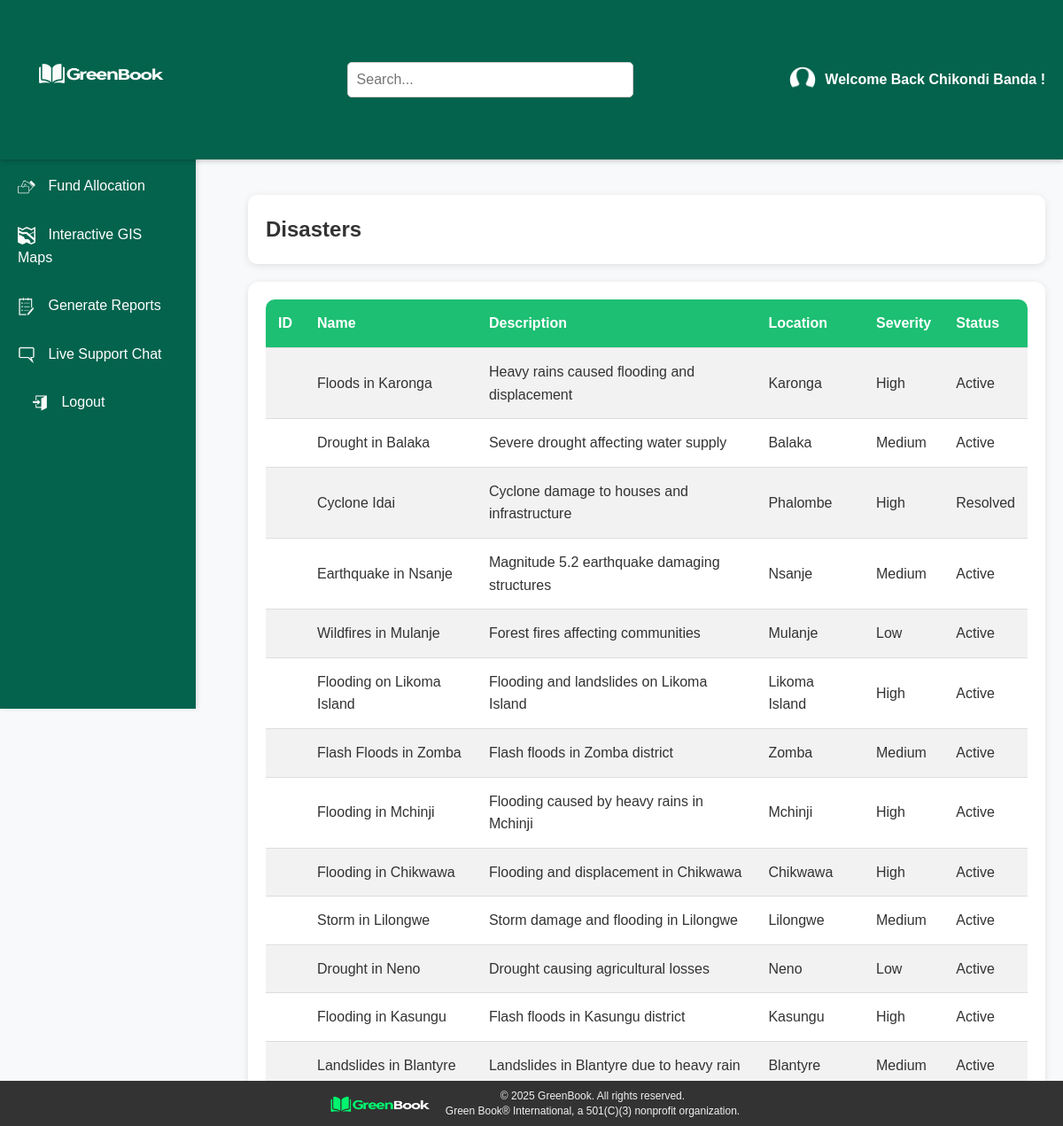
The page /view_disasters (signed in) on the database its author committed.
### models.py (models this page shows, shortened)
class Users(db.Model, UserMixin):
    user_id = db.Column(db.Integer, primary_key=True)
    name = db.Column(db.String(100), nullable=False)
    email = db.Column(db.String(120), unique=True, nullable=False)
    password = db.Column(db.String(255), nullable=False)
    role = db.Column(db.String(50), nullable=False)
    phone = db.Column(db.String(50), nullable=True)
    latitude = db.Column(db.Float, nullable=True)
    longitude = db.Column(db.Float, nullable=True)
    created_at = db.Column(db.DateTime, default=datetime.utcnow)
    updated_at = db.Column(db.DateTime, default=datetime.utcnow)

class Disaster(db.Model):
    disaster_id = db.Column(db.Integer, primary_key=True)
    name = db.Column(db.String(100), nullable=False)
    description = db.Column(db.String(255), nullable=False)
    location = db.Column(db.String(100))
    severity = db.Column(db.String(50))
    status = db.Column(db.String(50), default='active')  # Default status is 'active'
    created_at = db.Column(db.DateTime, default=datetime.utcnow)  # Add created_at column
    updated_at = db.Column(db.DateTime, default=datetime.utcnow,
                           onupdate=datetime.utcnow)  # Auto-updating timestamp on record update
    date_occurred = db.Column(db.DateTime, nullable=False)  # Required field, no default
    beneficiaries = db.relationship('Beneficiary', backref='disaster', lazy=True)

### routes.py (the view)
@routes.route("/view_disasters")
@login_required
def view_disasters():
    disasters = Disaster.query.all()
    return render_template('view_disasters.html', disasters=disasters)

### app.py (called while the page is built)
@login_manager.user_loader
def load_user(user_id):
    return db.session.get(Users, int(user_id))

### templates/view_disasters.html (shortened to what this page needs)
{% extends "base.html" %}
{% block content %}
<div class="dashboard-header">
    <h2>Disasters</h2>
</div>
<div class="dashboard-card">
    <table>
        <tr>
            <th>ID</th>
            <th>Name</th>
            <th>Description</th>
            <th>Location</th>
            <th>Severity</th>
            <th>Status</th>
        </tr>
        {% for disaster in disasters %}
        <tr>
            <td>{{ disaster.id }}</td>
            <td>{{ disaster.name }}</td>
            <td>{{ disaster.description }}</td>
            <td>{{ disaster.location }}</td>
            <td>{{ disaster.severity }}</td>
            <td>{{ disaster.status }}</td>
        </tr>
        {% endfor %}
    </table>
</div>
{% endblock %}

### templates/base.html (shortened to what this page needs)
<!DOCTYPE html>
<html lang="en">
<head>
  <link rel="stylesheet" href="{{ url_for('static', filename='css/styles/style.css') }}">
</head>
<body>
   <header class="navbar">
    <div class="logo-container">
      <h1>
        <a href="{{ url_for('routes.home') }}">
          <img src="{{ url_for('static', filename='images/Logo.png') }}" alt="GreenBook Logo" style="height:150px; vertical-align: middle; margin-right:20px;">
        </a>
      </h1>
    </div>
    <div class="search-container">
      <input type="text" placeholder="Search..." class="search-bar">
    </div>
    <nav class="nav-links">
      <ul>
        {% if current_user.is_authenticated %}
          <li><a href="{{ url_for('routes.home') }}">
             <p style="font-weight: bold; display: flex; align-items: center;">
              <img src="{{ url_for('static', filename='images/profile_icon.png') }}" alt="Profile Image" style="height: 30px; width: 30px; border-radius: 50%; margin-right: 10px;">
              Welcome Back {{ current_user.name }} !
            </p>
          </a></li>
        {% else %}
          <li><a href="{{ url_for('routes.login') }}">Login</a></li>
          <li><a href="{{ url_for('routes.register') }}">Register</a></li>
        {% endif %}
      </ul>
    </nav>
  </header>
  <div class="main-wrapper">
<aside class="sidebar">
  <div class="sidebar-content">
    {% if current_user.is_authenticated %}
      {% if current_user.role == 'admin' %}
        <ul>
          <li><a href="{{ url_for('routes.admin_Dashboard') }}">
          </a></li>
          <li><a href="{{ url_for('routes.view_disasters') }}">
          </a></li>
          <li><a href="{{ url_for('routes.view_funds') }}">
            <img src="{{ url_for('static', filename='images/fund_icon.png') }}" alt="Fund Icon" style="height:20px; width:20px; vertical-align: middle; margin-right: 10px;">
            Fund Allocation
          </a></li>
          <li><a href="{{ url_for('routes.view_gis_maps') }}">
            <img src="{{ url_for('static', filename='images/gis_icon.png') }}" alt="GIS Icon" style="height:20px; width:20px; vertical-align: middle; margin-right: 10px;">
            Interactive GIS Maps
          </a></li>
          <li><a href="{{ url_for('routes.view_reports') }}">
            <img src="{{ url_for('static', filename='images/report_icon.png') }}" alt="Report Icon" style="height:20px; width:20px; vertical-align: middle; margin-right: 10px;">
            Generate Reports
          </a></li>
          <li><a href="{{ url_for('routes.chat') }}">
            <img src="{{ url_for('static', filename='images/chat_icon.png') }}" alt="Chat Icon" style="height:20px; width:20px; vertical-align: middle; margin-right: 10px;">
            Live Support Chat
          </a></li>
        </ul>
      {% endif %}
      <div class="user-info">
        <a href="{{ url_for('routes.logout') }}">
          <img src="{{ url_for('static', filename='images/logout_icon.png') }}" alt="Logout Icon" style="height:20px; width:20px; vertical-align: middle; margin-right: 10px;">
          Logout
        </a>
      </div>
    {% endif %}
  </div>
</aside>
    <main>
      <div class="container">
        {% block content %}{% endblock %}
      </div>
    </main>
  </div>
  <footer>
    <div class="footer-content">
      <div class="footer-logo">
        <img src="{{ url_for('static', filename='images/footer logo .png') }}" alt="GreenBook Logo" class="logo">
      </div>
      <div class="footer-text">
        <p>&copy; 2025 GreenBook. All rights reserved.</p>
        <p>Green Book® International, a 501(C)(3) nonprofit organization.</p>
      </div>
    </div>
  </footer>
</body>
</html>

### static/css/styles/style.css (style rules this page uses)
:root { --primary-color: #04634D; --secondary-color: #1DBF73; --light-bg: #F8F9FA; --dark-text: #333; --white: #fff; --font-family: 'Poppins', sans-serif; --transition-speed: 0.3s; --border-radius: 5px; --box-shadow: 0 2px 5px rgba(0, 0, 0, 0.2); }
* { margin: 0; padding: 0; box-sizing: border-box; font-family: var(--font-family); scroll-behavior: smooth; }
body { background-color: var(--light-bg); color: var(--dark-text); height: 100vh; line-height: 1.6; font-size: 16px; overflow-x: hidden; }
.navbar { background-color: var(--primary-color); display: flex; justify-content: space-between; align-items: center; padding: 15px 20px; color: var(--white); box-shadow: 0 2px 5px rgba(0, 0, 0, 0.2); position: relative; z-index: 10; }
.navbar a { text-decoration: none; color: var(--white); font-weight: 500; padding: 10px 15px; margin: 0 5px; transition: background var(--transition-speed) ease, transform 0.2s ease; }
.logo-container h1 { margin: 0; }
.search-container { flex-grow: 1; display: flex; justify-content: center; }
.search-bar { padding: 10px; border: 1px solid #ccc; border-radius: 5px; width: 50%; max-width: 400px; }
.nav-links ul { list-style: none; display: flex; margin: 0; padding: 0; }
.nav-links li { margin-left: 15px; }
.sidebar { width: 221px; height: 100vh; background-color: var(--primary-color); padding: 20px; color: var(--white); position: fixed; left: 0; top: 0; display: flex; flex-direction: column; transition: all var(--transition-speed) ease; overflow-y: auto; box-shadow: 2px 0 5px rgba(0, 0, 0, 0.1); z-index: 5; }
@media (min-width: 1024px) { .sidebar { display: flex; } }
.sidebar a { color: var(--white); text-decoration: none; padding: 12px 15px; margin: 5px 0; border-radius: var(--border-radius); display: block; transition: background var(--transition-speed) ease, transform 0.2s ease; }
.sidebar ul, .sidebar li a { list-style-type: none; padding-left: 0; }
.container { margin-left: 260px; padding: 20px; }
.dashboard-header { display: flex; justify-content: space-between; align-items: center; background-color: var(--white); padding: 20px; margin: 20px 0; border-radius: 10px; box-shadow: 0 2px 8px rgba(0, 0, 0, 0.1); }
.dashboard-card { background-color: var(--white); padding: 20px; border-radius: 12px; box-shadow: 0 2px 8px rgba(0, 0, 0, 0.1); text-align: center; transition: transform var(--transition-speed) ease, box-shadow var(--transition-speed) ease; }
table { width: 100%; min-width: 600px; border-collapse: collapse; background-color: var(--white); border-radius: 10px; overflow: hidden; }
th, td { padding: 14px; border-bottom: 1px solid #ddd; text-align: left; }
th { background-color: var(--secondary-color); color: var(--white); }
tr:nth-child(even) { background-color: #f2f2f2; }
input, select, textarea { width: 100%; padding: 12px; margin: 10px 0; border: 1px solid #ccc; border-radius: var(--border-radius); font-size: 16px; transition: all var(--transition-speed) ease; }
footer { position: fixed; bottom: 0; width: 100%; background-color: #333; color: #f1f1f1; text-align: center; padding: 8px 0; font-size: 12px; z-index: 10; }
.footer-content { display: flex; justify-content: center; align-items: center; gap: 10px; max-width: 1200px; margin: auto; padding: 0 20px; }
.footer-logo img { width: 120px; height: auto; margin-right: 8px; }
.footer-text p { margin: 2px 0; line-height: 1.2; }

### rows shown on the page
Users: name "Chikondi Banda"
Disaster: name "Floods in Karonga", description "Heavy rains caused flooding and displacement", location "Karonga", severity "High", status "Active"
Disaster: name "Drought in Balaka", description "Severe drought affecting water supply", location "Balaka", severity "Medium", status "Active"
Disaster: name "Cyclone Idai", description "Cyclone damage to houses and infrastructure", location "Phalombe", severity "High", status "Resolved"
Disaster: name "Earthquake in Nsanje", description "Magnitude 5.2 earthquake damaging structures", location "Nsanje", severity "Medium", status "Active"
Disaster: name "Wildfires in Mulanje", description "Forest fires affecting communities", location "Mulanje", severity "Low", status "Active"
Disaster: name "Flooding on Likoma Island", description "Flooding and landslides on Likoma Island", location "Likoma Island", severity "High", status "Active"
Disaster: name "Flash Floods in Zomba", description "Flash floods in Zomba district", location "Zomba", severity "Medium", status "Active"
Disaster: name "Flooding in Mchinji", description "Flooding caused by heavy rains in Mchinji", location "Mchinji", severity "High", status "Active"
Disaster: name "Flooding in Chikwawa", description "Flooding and displacement in Chikwawa", location "Chikwawa", severity "High", status "Active"
Disaster: name "Storm in Lilongwe", description "Storm damage and flooding in Lilongwe", location "Lilongwe", severity "Medium", status "Active"
Disaster: name "Drought in Neno", description "Drought causing agricultural losses", location "Neno", severity "Low", status "Active"
Disaster: name "Flooding in Kasungu", description "Flash floods in Kasungu district", location "Kasungu", severity "High", status "Active"
Disaster: name "Landslides in Blantyre", description "Landslides in Blantyre due to heavy rain", location "Blantyre", severity "Medium", status "Active"
